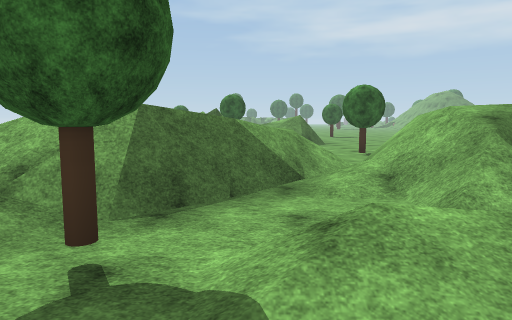
view 1 (above)

19 first-person views from a walk through a scene from a Unity 3-D project. The camera is 1.4 m above the floor, tilts 6° down and sees 70° across. The floor is counted in squares, 2 m on a side. Each view is taken from the middle of a square. On the plan, view 1 faces up. The plan holds only what a view shows up to about 11 squares ahead; the rest is blank. The place goes on beyond the plan. Some trees and plants on the terrain are drawn as simple stand-ins. The player is left out. Surface patterns are stand-ins for the level's own textures.

view 2
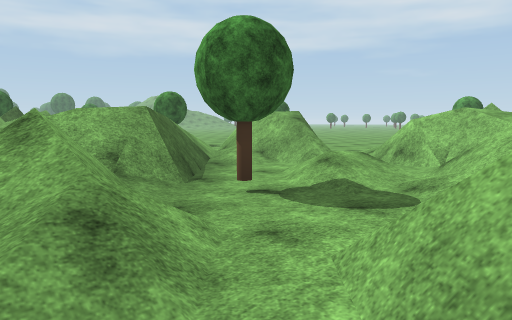

view 3
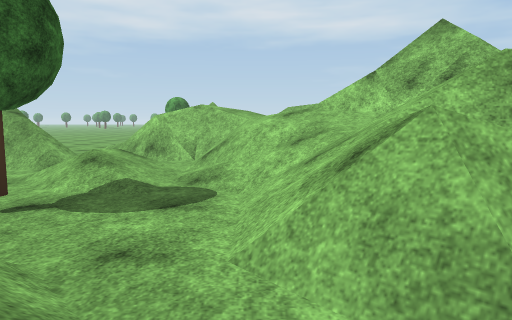

view 4
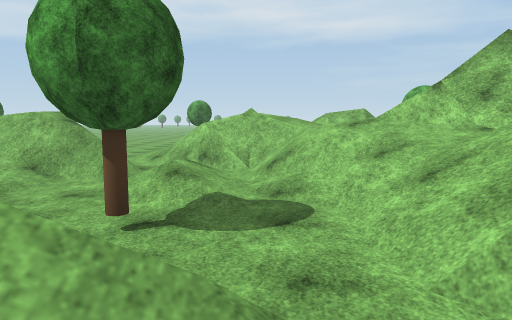

view 5
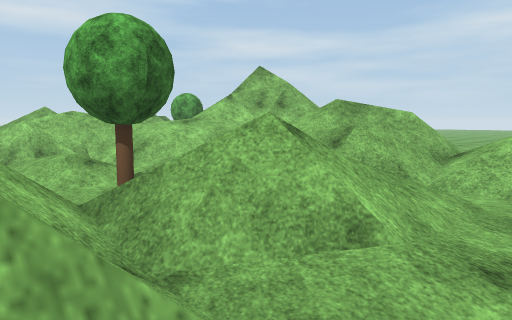

view 6
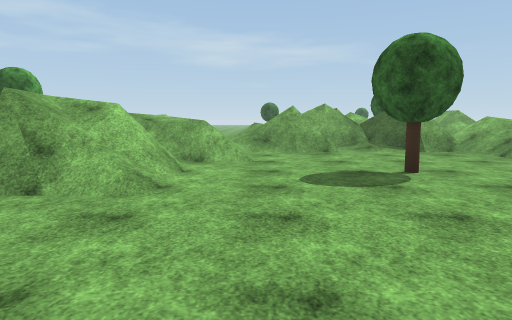

view 7
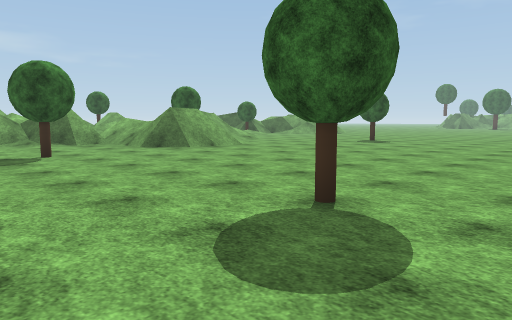

view 8
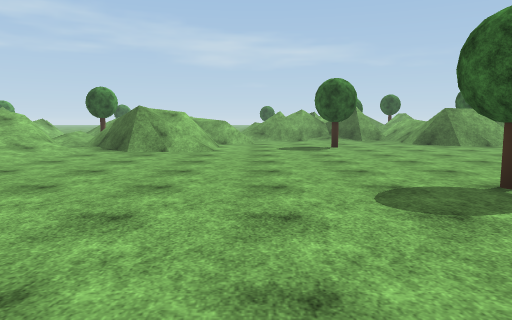

view 9
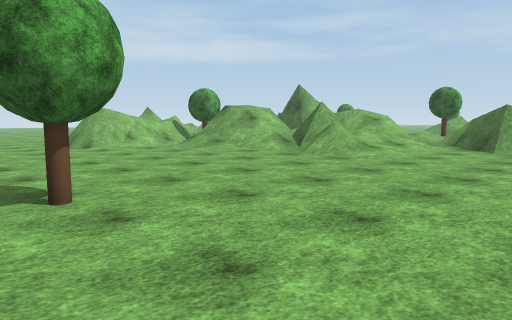

view 10
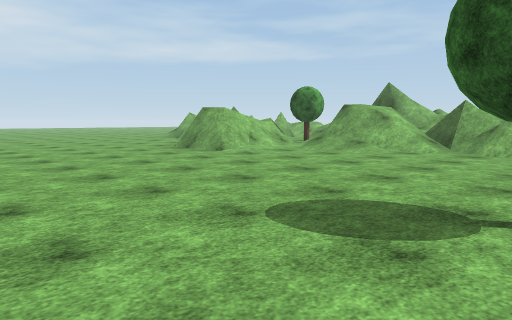

view 11
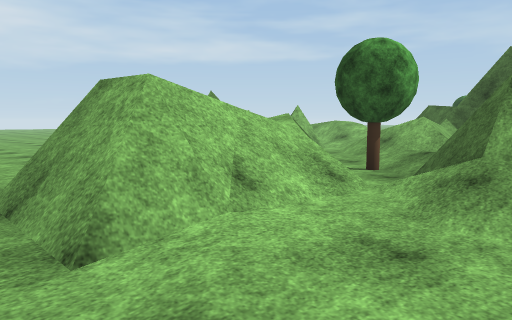

view 12
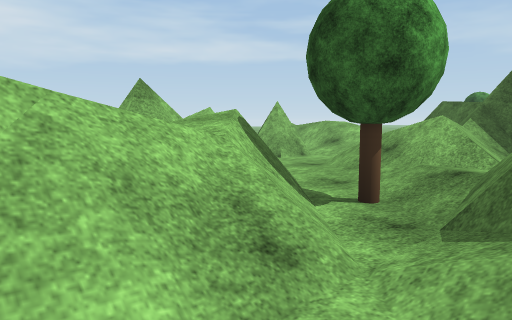

view 13
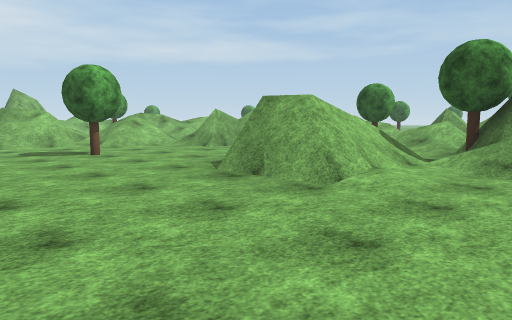

view 14
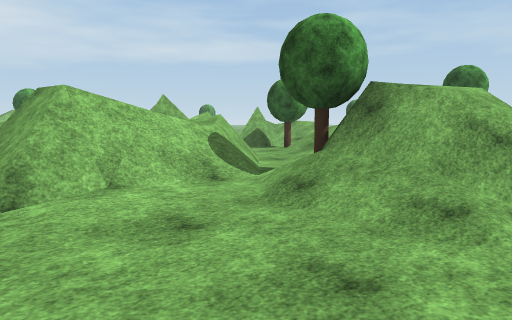

view 15
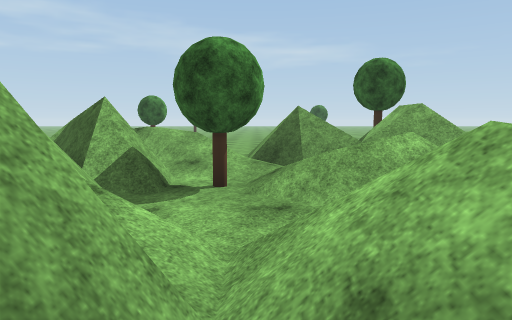

view 16
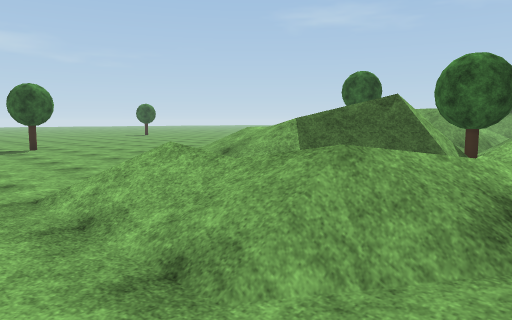

view 17
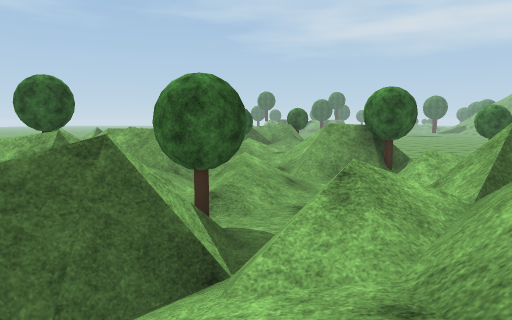

view 18
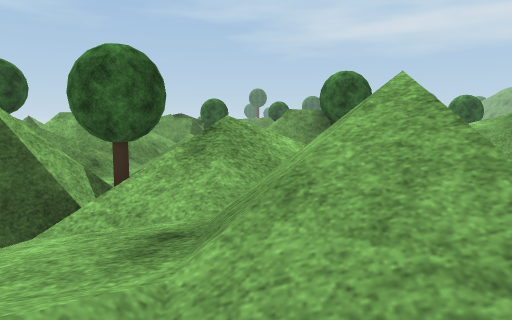

view 19
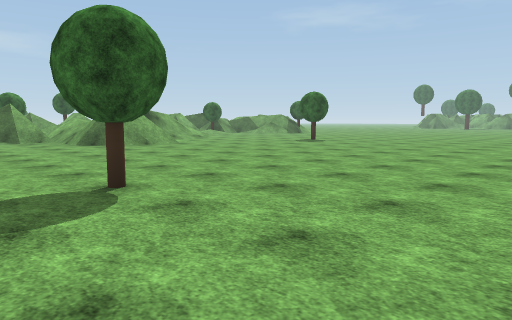

### Floor plan
Key: @ floor where view 1 was taken; # wall or solid block; x gap in a wall; . floor; / step, stairs or slope; = window, fence, low wall or low ledge; v drop or lower ground; O other object.
Columns run from 15 left of view 1 to 16 right of it. Each row starts with its distance up from view 1.
 19          ////  ....  ......
 18          ///=///...........
 17           //v///............
 16        Ox#/  #O//...........
 15         v==//.//=#..........
 14        =#=///==//#..........
 13       ===///./=/==..........
 12         //O.==#..............
 11   ..   =/##=#=#.........O....
 10  ....  //##=/==...O..........
  9 O...../ /= //=#..............
  8 ......../////////............
  7     ....////// //.=/..........
  6          .. /  //=//..........
  5               #=///#..........
  4           ///=#///==/.......O...
  3            /==/.//=////.........
  2           /==.O///v////.........
  1           .//...//=/=#/.........
  0            /.//@////////.......
 -1            /==////  =///.......
 -2            //#==##  =/=/.......
 -3             =# ###///////=.....
 -4                #=#///O=//v.....
 -5                =   /.// /#....
 -6                 //..//   .....
 -7                 //#/ ##  .....
 -8                   #=       ...

Positions as (right, up) in squares from view 1, and headings:
1: (0, 0), facing up
2: (-4, -1), facing up-right
3: (-4, 0), facing right
4: (-4, 1), facing right
5: (-5, 4), facing down-right
6: (8, 8), facing left
7: (11, 8), facing up-left
8: (13, 8), facing left
9: (14, 7), facing down-left
10: (16, 4), facing down-left
11: (11, -1), facing down-left
12: (9, -2), facing down-left
13: (6, 18), facing down-left
14: (3, 19), facing down-left
15: (0, 13), facing left
16: (-3, 6), facing up-left
17: (-4, 8), facing up
18: (-3, 8), facing up
19: (13, 9), facing up-left
